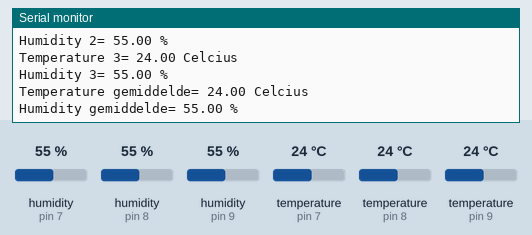
Recording of a sketch running on a simulated Arduino Uno, built with avr-gcc and run on an emulated ATmega328P. Shown: the last lines printed to the serial monitor. The test bench sets the inputs (shaded band); at power-on: humidity (sensors on pin 7, pin 8, pin 9) 55 %, temperature (sensors on pin 7, pin 8, pin 9) 24 °C.

Above: at 18.0 s.
18.1 s: humidity (sensor on pin 7) set to 22 %
At 21.4 s:
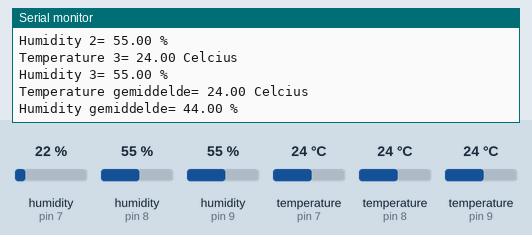
33.2 s: humidity (sensor on pin 8) set to 22 %
At 41.6 s:
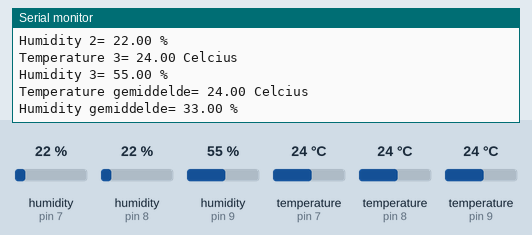
48.3 s: humidity (sensor on pin 9) set to 22 %
At 61.9 s:
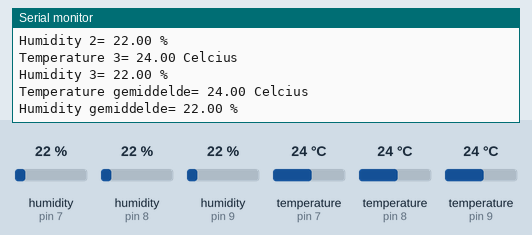
Timing chart, 0 to 63.4 s (numbered marks = the images above; inputs shaded):
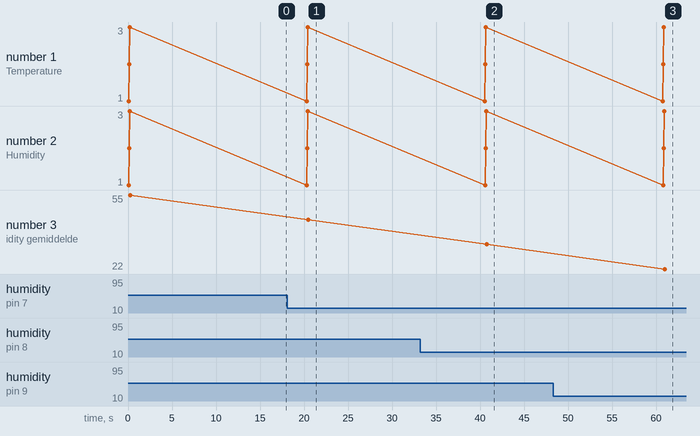

The sketch:

TempUitlezen_2_0.ino
```cpp
#include <DHT.h>

#define DHTPIN1 7
#define DHTPIN2 8
#define DHTPIN3 9
#define DHTTYPE DHT11

DHT dht1(DHTPIN1, DHTTYPE);
DHT dht2(DHTPIN2, DHTTYPE);
DHT dht3(DHTPIN3, DHTTYPE);

void setup() {
  Serial.begin(9600);
  dht1.begin();
  dht2.begin();
  dht3.begin();
}

void loop() {

  float t1 = dht1.readTemperature();
  float t2 = dht2.readTemperature();
  float t3 = dht3.readTemperature();

  float h1 = dht1.readHumidity();
  float h2 = dht2.readHumidity();
  float h3 = dht3.readHumidity();

  // Gemiddelde terug geven
  float gem_tem = (t1 + t2 + t3) / 3.0;
  float gem_hum = (h1 + h2 + h3) / 3.0;

  // Gegevens printen naar serial
  Serial.print("Temperature 1= ");
  Serial.print(t1);
  Serial.println(" Celcius");
  Serial.print("Humidity 1= ");
  Serial.print(h1);
  Serial.println(" %");

  Serial.print("Temperature 2= ");
  Serial.print(t2);
  Serial.println(" Celcius");
  Serial.print("Humidity 2= ");
  Serial.print(h2);
  Serial.println(" %");

  Serial.print("Temperature 3= ");
  Serial.print(t3);
  Serial.println(" Celcius");
  Serial.print("Humidity 3= ");
  Serial.print(h3);
  Serial.println(" %");

  Serial.print("Temperature gemiddelde= ");
  Serial.print(gem_tem);
  Serial.println(" Celcius");
  Serial.print("Humidity gemiddelde= ");
  Serial.print(gem_hum);
  Serial.println(" %");
  Serial.println();

  delay(20000);
}
/*

10:27:32.088 -> Temperature 1= 21.40 Celcius
10:27:32.121 -> Humidity 1= 55.00 %
10:27:32.153 -> Temperature 2= 24.10 Celcius
10:27:32.186 -> Humidity 2= 41.70 %
10:27:32.186 -> Temperature 3= 21.50 Celcius
10:27:32.218 -> Humidity 3= 46.30 %
10:27:32.249 -> Temperature gemiddelde= 22.33 Celcius
10:27:32.283 -> Humidity gemiddelde= 47.67 %
10:27:32.316 ->
10:27:52.352 -> Temperature 1= 21.40 Celcius
10:27:52.389 -> Humidity 1= 55.00 %
10:27:52.389 -> Temperature 2= 24.00 Celcius
10:27:52.415 -> Humidity 2= 41.50 %
10:27:52.447 -> Temperature 3= 21.50 Celcius
10:27:52.480 -> Humidity 3= 46.30 %
10:27:52.511 -> Temperature gemiddelde= 22.30 Celcius

kwaliteit verschil tussen sensoren is groot.
nogmaals testen, wellicht dat mijn arm tedichtbij die ene sensor zat. nu ik de sensor dichterbij de rest heb gelegd gaat de temperatuur omlaag

luchtvochtigheid blijft wel flink verschillende van elkaar. Na het langer draai van de temp senosr, lag het verschil in temp aan mijn arm
*/
/*
Wat leer ik hiervan?
  - Dat het aanpassen van script dat ik eerder maakte, dit best wel eenvoudig maakt
  - dat de sensoren niet precies zijn. Ze staan vlak naast elkaar maar geven toch andere waardens op.
  float h2 = dth2.readHumidity();
  - documentatie opzoeken voor keywords: https://github.com/adafruit/DHT-sensor-library/blob/master/keywords.txt
  - bevenstaande was documentatie voor een andere library. Nu kijken hoe ik die library kan toeveogen.
  - kan library link via arduino IDE vinden
*/
```

Measured:
- after the input at 18.1 s, the serial monitor: prints a new line after 2.2 s (image 1)
- after the input at 33.2 s, the serial monitor: prints a new line after 7.4 s (image 2)
- after the input at 48.3 s, the serial monitor: prints a new line after 12.6 s (image 3)
- plotted number 3: 55 → 44 after the input at 18.1 s, 44 → 33 after the input at 33.2 s
